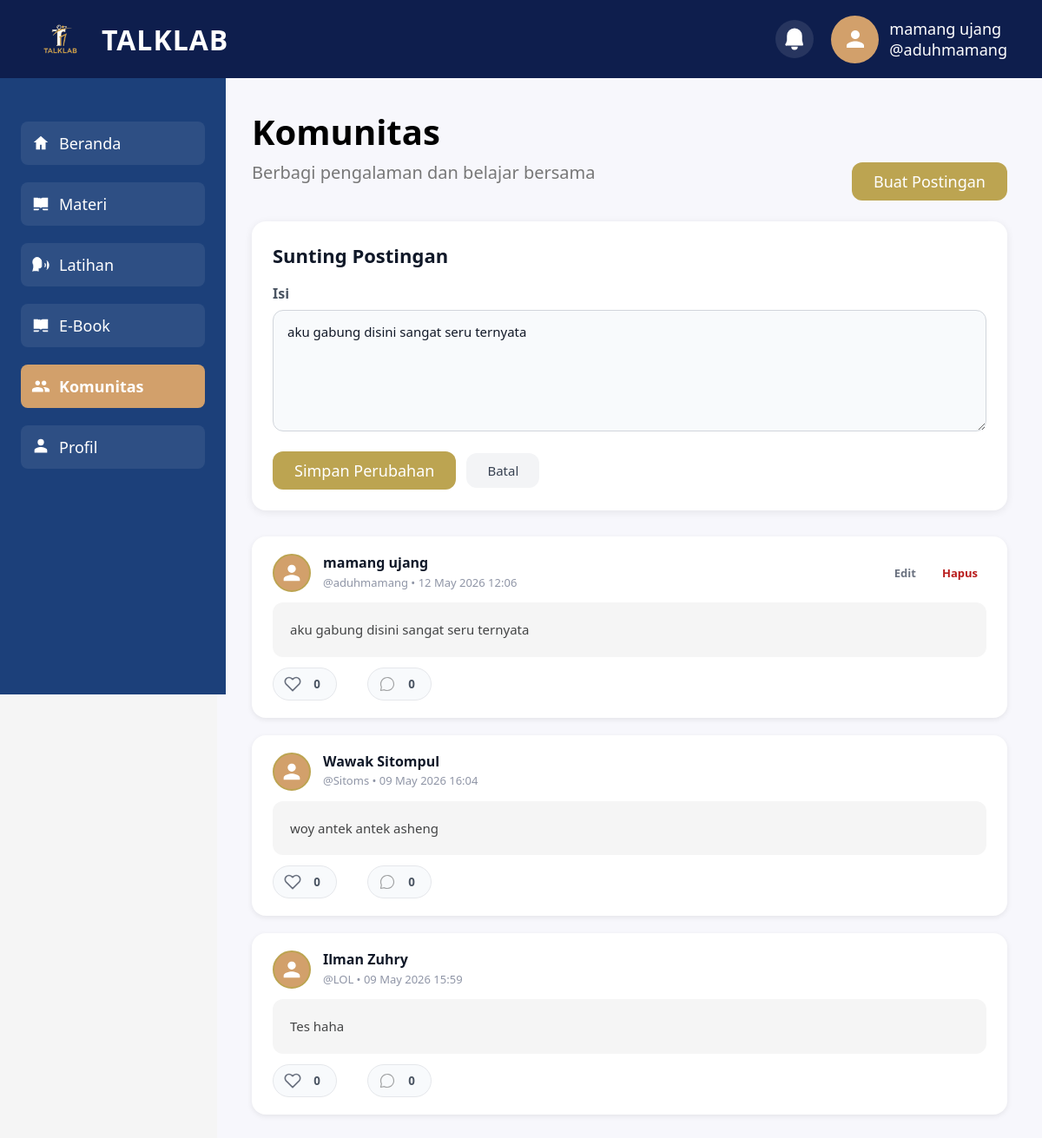
Page /Komunitas.php?edit=3 (signed in) on the committed database.
### tables this page shows
CREATE TABLE `users` (
  `Id_User` varchar(6) NOT NULL,
  `Nama` varchar(100) NOT NULL,
  `Tempat_Lahir` varchar(100) NOT NULL,
  `Tanggal_Lahir` date NOT NULL,
  `Username` varchar(50) NOT NULL,
  `Password` varchar(255) NOT NULL,
  `Foto` varchar(255) NOT NULL,
  `Bio` varchar(160) NOT NULL DEFAULT 'yang penting bicara aja dulu'
);

CREATE TABLE `komunitas` (
  `Id` int(10) UNSIGNED NOT NULL,
  `Id_User` varchar(6) NOT NULL,
  `Isi` text NOT NULL,
  `Dibuat` datetime NOT NULL DEFAULT current_timestamp(),
  `Update_Post` datetime DEFAULT NULL ON UPDATE current_timestamp()
);

### Komunitas.php (the view, shortened to what the rows shown need)
<?php
require_once 'core.php';
$app = new manz();
$app->ensureSession();
$currentUser = $app->getCurrentUser();
$editPost = null;
if (!empty($_GET['edit']) && $currentUser) {
    $post = $app->getCommunityPostById($_GET['edit']);
    if ($post && $post['Id_User'] === $currentUser['Id_User']) {
        $editPost = $post;
    }
}
$posts = $app->getCommunityPosts();
?>
<!DOCTYPE html>
<html lang="id">
<head>
</head>
<body>
  <?php include 'includes/header.php'; ?>
  <main role="main" tabindex="-1">
    <div class="clearfix">
      <h1 style="font-size:40px; font-weight:700; color:#000;">Komunitas</h1>
    </div>
    <?php if ($currentUser): ?>
      <section class="post-form" id="post-form" style="<?= $editPost ? 'display:block;' : 'display:none;' ?>">
        <h2><?= $editPost ? 'Sunting Postingan' : 'Tulis Postingan Baru' ?></h2>
        <form action="Komunitas.php" method="post">
          <div class="form-group">
            <label for="content">Isi</label>
            <textarea id="content" name="content" required><?= htmlspecialchars($editPost['Isi'] ?? '') ?></textarea>
          </div>
          <div class="form-actions">
            <button class="btn-submit" type="submit"><?= $editPost ? 'Simpan Perubahan' : 'Posting' ?></button>
            <?php if ($editPost): ?>
              <a href="Komunitas.php" class="btn-cancel">Batal</a>
            <?php endif; ?>
          </div>
        </form>
      </section>
    <?php else: ?>
      <div class="info-box">Silakan <a href="login.php">masuk</a> atau <a href="regis.php">daftar</a> untuk membuat postingan komunitas.</div>
    <?php endif; ?>
    <section class="post-list" aria-label="Daftar posting komunitas">
      <?php foreach ($posts as $post): ?>
        <?php
$isLiked = false;
if($currentUser){
    $isLiked = $app->getUserLikeStatus(
        $post['Id'],
        $currentUser['Id_User']
    );
}
?>
        <article class="post" tabindex="0">
          <header class="post-header">
            <?php if (!empty($post['foto'])): ?>
              <img src="<?= htmlspecialchars($post['foto']) ?>" alt="Foto profil <?= htmlspecialchars($post['name'] ?: 'Pengguna') ?>" class="post-avatar" width="44" height="44">
            <?php else: ?>
              <div class="post-avatar post-avatar-default" aria-label="Foto profil default <?= htmlspecialchars($post['name'] ?: 'Pengguna') ?>">
                <svg viewBox="0 0 24 24" aria-hidden="true"><path fill="white" d="M12 12c2.21 0 4-1.79 4-4s-1.79-4-4-4-4 1.79-4 4 1.79 4 4 4zm0 2c-2.67 0-8 1.34-8 4v2h16v-2c0-2.66-5.33-4-8-4z"/></svg>
              </div>
            <?php endif; ?>
            <div class="post-author-info">
              <div class="post-author"><?= htmlspecialchars($post['name'] ?: 'Pengguna') ?></div>
              <div class="post-username-time">@<?= htmlspecialchars($post['username'] ?: 'guest') ?> • <?= htmlspecialchars(date('d M Y H:i', strtotime($post['Dibuat']))) ?></div>
            </div>
            <?php if ($currentUser && $post['Id_User'] === $currentUser['Id_User']): ?>
              <div class="post-actions">
                <a class="post-action" href="Komunitas.php?edit=<?= urlencode($post['Id']) ?>">Edit</a>
                <form action="Komunitas.php" method="post" onsubmit="return confirm('Hapus postingan ini?');">
                  <button type="submit" class="post-action delete">Hapus</button>
                </form>
              </div>
            <?php endif; ?>
          </header>
          <p class="post-text"><?= nl2br(htmlspecialchars($post['Isi'])) ?></p>
          <footer class="post-footer">
            <div class="reactions" aria-label="Reaksi postingan">
              <button
    type="button"
    class="reaction-btn like-btn <?= $isLiked ? 'liked' : '' ?>" data-post-id="<?= $post['Id'] ?>" data-action="like" aria-label="Suka">
                <span class="like-count"><?= $app->getLikeCount($post['Id']) ?></span>
              </button>
              <button type="button" class="reaction-btn comment-btn" data-post-id="<?= $post['Id'] ?>" data-action="comment" aria-label="Komentar">
                <img src="icon/komen.svg" style="width:20px; height:20px;" alt="Komentar">
                <span class="comment-count"><?= $app->getCommentCount($post['Id']) ?></span>
              </button>
            </div>
          </footer>
        </article>
      <?php endforeach; ?>
    </section>
  </main>
</body>
</html>

### includes/header.php (shortened to what the rows shown need)
<?php
require_once __DIR__ . '/../core.php';
$app = new manz();
$app->ensureSession();
?>
<header class="header">
    <div class="user-area">
        <?php if ($app->isLoggedIn()):
            $displayName = $app->getDisplayName();
            $displayUsername = $app->getDisplayUsername();
            $displayFoto = $app->getDisplayFoto();
        ?>
            <div class="profile-menu-wrap">
                <button type="button" class="profile-menu-toggle" data-profile-menu-toggle aria-expanded="false" aria-haspopup="true">
                    <?php if (!empty($displayFoto)): ?>
                        <img src="<?= $displayFoto ?>" class="avatar" alt="Foto profil">
                    <?php else: ?>
                        <div class="avatar" style="background:#d2a06b;display:flex;align-items:center;justify-content:center;">
                            <svg viewBox="0 0 24 24" width="30" height="30"><path fill="white" d="M12 12c2.21 0 4-1.79 4-4s-1.79-4-4-4-4 1.79-4 4 1.79 4 4 4zm0 2c-2.67 0-8 1.34-8 4v2h16v-2c0-2.66-5.33-4-8-4z"/></svg>
                        </div>
                    <?php endif; ?>
                    <div class="user-info">
                        <div class="name"><?= $displayName ?></div>
                        <div class="username">@<?= $displayUsername ?></div>
                    </div>
                </button>
            </div>
        <?php endif; ?>
    </div>
</header>

### rows in the picture
users: Nama "mamang ujang", Username "aduhmamang"
komunitas: content "aku gabung disini sangat seru ternyata", Id_User.Nama "mamang ujang", Id_User.Username "aduhmamang", Dibuat "12 May 2026 12:06", Isi "aku gabung disini sangat seru ternyata", LikeCount "0", CommentCount "0"
komunitas: Id_User.Nama "Wawak Sitompul", Id_User.Username "Sitoms", Dibuat "09 May 2026 16:04", Isi "woy antek antek asheng", LikeCount "0", CommentCount "0"
komunitas: Id_User.Nama "Ilman Zuhry", Id_User.Username "LOL", Dibuat "09 May 2026 15:59", Isi "Tes haha", LikeCount "0", CommentCount "0"
